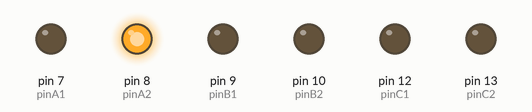
This sketch was run on a simulated Arduino Uno, built with avr-gcc and run on an emulated ATmega328P. Shown: output pins drawn as LEDs (lit = HIGH).

Above: at 0.1 s.
At 1.1 s:
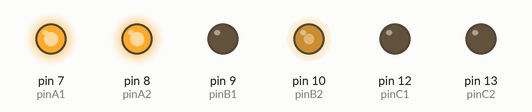
At 8.1 s:
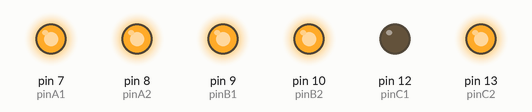
At 19.1 s:
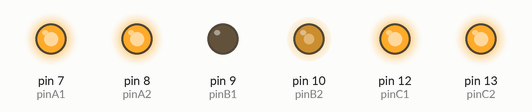
At 39.1 s:
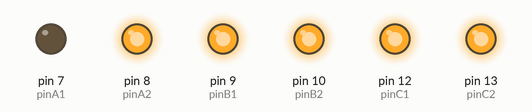
Timing chart, 0 to 40.0 s (numbered marks = the images above):
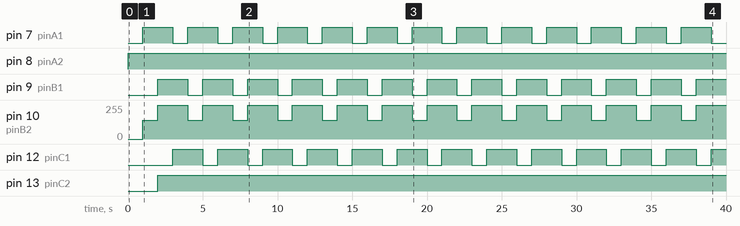

The sketch:

dc_motor_pair.ino
```cpp
//Motor A
int pinA1 = 7;
int pinA2 = 8;

//Motor B
int pinB1 = 9;
int pinB2 = 10;

//Motor С
int pinC1 = 12;
int pinC2 = 13;

void setup() {
    Serial.begin (9600);
    pinMode (pinA1, OUTPUT);
	pinMode (pinA2, OUTPUT);
	pinMode (pinB1, OUTPUT);
	pinMode (pinB2, OUTPUT);
    pinMode (pinC1, OUTPUT);
    pinMode (pinC2, OUTPUT);
}

void loop() {
  motorAforward(140);
  delay (1000);
  motorAstop();
  motorBforward(140);
  delay (1000);
  motorBstop();
  motorCforward(140);
  delay (1000);
  motorCstop();
}

void motorAforward(int pwm) {
	analogWrite (pinA1, LOW);
	analogWrite (pinA2, pwm);
}

void motorBforward(int pwm) {
	analogWrite (pinB1, LOW);
	analogWrite (pinB2, pwm);
}

void motorCforward(int pwm) {
  analogWrite (pinC1, LOW);
  analogWrite (pinC2, pwm);
}

void motorAbackward(int pwm) {
	analogWrite (pinA1, pwm);
	analogWrite (pinA2, LOW);
}

void motorBbackward(int pwm) {
	analogWrite (pinB1, pwm);
	analogWrite (pinB2, LOW);
}

void motorCbackward(int pwm) {
  analogWrite (pinC1, pwm);
  analogWrite (pinC2, LOW);
}

void motorAstop() {
	digitalWrite (pinA1, HIGH);
	digitalWrite (pinA2, HIGH);
}

void motorBstop() {
	digitalWrite (pinB1, HIGH);
	digitalWrite (pinB2, HIGH);
}

void motorCstop() {
  digitalWrite (pinC1, HIGH);
  digitalWrite (pinC2, HIGH);
}

void breakRobot (int duration) {
	motorAstop();
	motorBstop();
  motorCstop();
	delay (duration);
}
```

Measured:
- by itself, pin 7 (pinA1), pin 9 (pinB1), pin 12 (pinC1): alternates HIGH for 2.0 s and LOW for 1.0 s
- by itself, pin 8 (pinA2): LOW → HIGH at 0.00 s
- by itself, pin 10 (pinB2): alternates 255/255 for 2.0 s and 140/255 for 1.0 s
- by itself, pin 13 (pinC2): LOW → HIGH at 2.0 s
